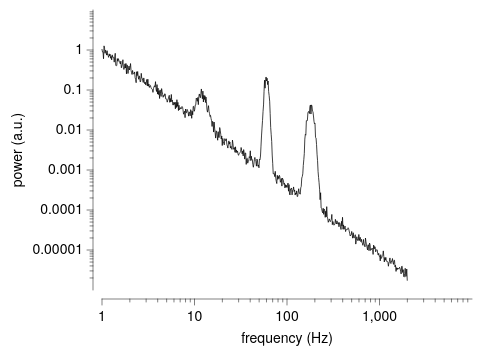

Write the Vega-Lite specification saved for this chart.
### Vega-Lite specification from a JSON file in a GitHub repository (floating-point values rounded to 4 significant figures; data arrays with more than 128 entries replaced by an {"elided": "..."} marker saying what was removed)
{"background": null, "config": {"arc": {"fill": "#DBDBDB", "fillOpacity": 1.0, "innerRadius": 35.0, "padAngle": 0.03, "stroke": "black", "strokeOpacity": 1, "strokeWidth": 0.25}, "area": {"fill": "#DBDBDB", "fillOpacity": 1.0, "stroke": "black", "strokeOpacity": 1, "strokeWidth": 0.25}, "axis": {"domain": true, "domainCap": "round", "domainColor": "black", "domainWidth": 0.25, "grid": false, "gridCap": "round", "gridColor": "#F1F1F1", "gridDash": [0, 0], "gridOpacity": 1.0, "gridWidth": 0.25, "labelColor": "black", "labelFont": "Helvetica Neue", "labelFontSize": 7, "labelFontStyle": "normal", "labelFontWeight": 400, "offset": 4.5, "ticks": true, "tickCap": "round", "tickColor": "black", "tickRound": false, "tickSize": 3, "tickWidth": 0.25, "titleColor": "black", "titleFont": "Helvetica Neue", "titleFontSize": 7, "titleFontStyle": "normal", "titleFontWeight": 400}, "axisX": {"domain": true, "labelAlign": "center", "labelAngle": 0, "labels": true, "ticks": true, "translate": 0}, "axisY": {"domain": true, "labelAlign": "right", "labelAngle": 0, "labels": true, "ticks": true, "translate": 0}, "axisRight": {"domain": true, "labelAlign": "left", "labelAngle": 0, "labels": true, "ticks": true, "translate": 0}, "axisTop": {"domain": true, "labelAlign": "center", "labelAngle": 0, "labels": true, "ticks": true, "translate": 0}, "axisBand": {"tickOffset": 0}, "bar": {"fill": "#DBDBDB", "fillOpacity": 1.0, "stroke": "black", "strokeOpacity": 1, "strokeWidth": 0.25}, "boxplot": {"size": 12.6, "ticks": {"cornerRadius": 0.25, "fill": "black", "opacity": 1, "size": 6.3, "thickness": 0.25}, "box": {"fillOpacity": 1.0, "stroke": "black", "strokeOpacity": 1, "strokeWidth": 0.25}, "median": {"cornerRadius": 0, "fill": "black", "fillOpacity": 1.0, "opacity": 1, "size": 12.6, "thickness": 0.25}, "rule": {"fill": "black", "fillOpacity": 1.0, "size": 14.0, "stroke": "black", "strokeDash": [0, 0], "strokeOpacity": 1, "strokeWidth": 0.25}, "outliers": {"color": "black", "fill": "black", "fillOpacity": 1.0, "size": 0, "stroke": "black", "strokeOpacity": 1, "strokeWidth": 0.25}}, "circle": {"fill": "black", "fillOpacity": 1.0, "size": 0.7, "stroke": null, "strokeOpacity": 1, "strokeWidth": 0.25}, "errorband": {"band": {"fillOpacity": 0.6, "stroke": null, "strokeWidth": 0.25, "strokeOpacity": 1}, "borders": {"opacity": 0, "strokeOpacity": 0.25, "strokeWidth": 1}}, "errorbar": {"opacity": 1, "rule": {"strokeDash": [0, 0], "strokeWidth": 0.25}, "ticks": {"color": "black", "cornerRadius": 0.125, "opacity": 1, "size": 8.4, "thickness": 0.25}, "thickness": 0.25}, "font": "Helvetica Neue", "geoshape": {"fill": "#DBDBDB", "fillOpacity": 1.0, "stroke": "black", "strokeOpacity": 1, "strokeWidth": 0.25}, "header": {"labelColor": "black", "labelFont": "Helvetica Neue", "labelFontSize": 7, "labelFontStyle": "normal", "labelFontWeight": 400, "titleColor": "black", "titleFont": "Helvetica Neue", "titleFontSize": 7, "titleFontStyle": "normal", "titleFontWeight": 400, "titlePadding": 0}, "legend": {"disable": false, "offset": 4.5, "titlePadding": 4, "labelOffset": 2, "gradientLabelOffset": 2, "gradientLength": 70.0, "gradientThickness": 7.0, "gradientOpacity": 1.0, "gradientStrokeColor": "black", "gradientStrokeWidth": 0.25, "labelColor": "black", "labelFont": "Helvetica Neue", "labelFontSize": 7, "labelFontStyle": "normal", "labelFontWeight": 400, "strokeColor": "black", "strokeWidth": 0, "symbolSize": 42, "symbolStrokeColor": "black", "symbolStrokeWidth": 0.25, "titleColor": "black", "titleFont": "Helvetica Neue", "titleFontSize": 7, "titleFontStyle": "normal", "titleFontWeight": 400}, "line": {"color": "black", "stroke": "black", "strokeCap": "round", "strokeDash": [0, 0], "strokeOpacity": 1, "strokeWidth": 0.375}, "point": {"filled": true, "fill": "#DBDBDB", "fillOpacity": 1.0, "size": 7.0, "stroke": "black", "strokeOpacity": 1, "strokeWidth": 0.25}, "range": {"category": ["#C6D9F1", "#F1C9CB", "#FEF0B9", "#CEE37A", "#7AA8E0", "#E589A3", "#FDDD5D", "#68B961", "#4177B1", "#C35082", "#E5C227", "#438156"], "diverging": {"scheme": ["#C35082", "#CE6D94", "#D989A7", "#E2A4BA", "#EABFCE", "#F1DBE2", "#F6F6F6", "#D7E0EB", "#B9CBE0", "#9BB6D5", "#7DA1C9", "#5F8CBD", "#4177B1"]}, "heatmap": {"scheme": ["#32022B", "#43044D", "#4C196E", "#4D338C", "#484DA6", "#3A68BB", "#1D83CA", "#1D9CCB", "#23B5C9", "#28CDC5", "#4DE0B4", "#91EE9F"]}, "ordinal": {"scheme": ["#F1F1F1", "#DBDBDB", "#C6C6C6", "#B2B2B2", "#9D9D9D", "#898989", "#767676", "#636363", "#515151", "#404040", "#2F2F2F", "#1F1F1F"]}, "ramp": {"scheme": ["#32022B", "#43044D", "#4C196E", "#4D338C", "#484DA6", "#3A68BB", "#1D83CA", "#1D9CCB", "#23B5C9", "#28CDC5", "#4DE0B4", "#91EE9F"]}}, "rule": {"color": "black", "stroke": "black", "strokeCap": "round", "strokeDash": [2, 2], "strokeOpacity": 1, "strokeWidth": 0.25}, "scale": {"bandPaddingInner": 0.1, "bandPaddingOuter": 0.1, "round": false}, "rect": {"fill": "#DBDBDB", "fillOpacity": 1.0, "stroke": "black", "strokeOpacity": 1, "strokeWidth": 0.25}, "square": {"fill": "#DBDBDB", "fillOpacity": 1.0, "size": 14.0, "stroke": "black", "strokeOpacity": 1, "strokeWidth": 0.25}, "text": {"color": "black", "font": "Helvetica Neue", "fontSize": 7, "fontStyle": "normal", "fontWeight": 400}, "tick": {"color": "black", "cornerRadius": 0.125, "opacity": 1.0, "size": 12.6, "thickness": 0.25}, "title": {"anchor": "middle", "frame": "group", "color": "black", "font": "Helvetica Neue", "fontSize": 7, "fontStyle": "normal", "fontWeight": 400, "subtitleColor": "black", "subtitleFont": "Helvetica Neue", "subtitleFontSize": "Helvetica Neue", "subtitleFontStyle": "normal", "subtitleFontWeight": 400}, "trail": {"color": "black", "opacity": 1, "size": 0.375}, "view": {"continuousWidth": 185, "continuousHeight": 140, "discreteWidth": 185, "discreteHeight": 140, "fill": null, "stroke": null, "strokeWidth": 0.25}}, "layer": [{"mark": {"type": "line"}, "encoding": {"x": {"axis": {"values": [1, 10, 100, 1000]}, "field": "f", "scale": {"domain": [1, 2000], "nice": false, "type": "log"}, "title": "frequency (Hz)", "type": "quantitative"}, "y": {"axis": {"values": [1e-05, 0.0001, 0.001, 0.01, 0.1, 1]}, "field": "psd", "scale": {"nice": false, "type": "log"}, "title": "power (a.u.)", "type": "quantitative"}}}, {"mark": {"type": "point", "opacity": 0}, "encoding": {"x": {"axis": {"domain": false, "grid": false, "labels": false, "orient": "bottom", "tickSize": 1.5, "ticks": true, "values": [2, 3, 4, 5, 6, 7, 8, 9, 20, 30, 40, 50, 60, 70, 80, 90, 200, 300, 400, 500, 600, 700, 800, 900, 2000, 3000, 4000, 5000, 6000, 7000, 8000, 9000]}, "field": "f", "scale": {"base": 10, "domain": [1, 10000], "type": "log"}, "title": null, "type": "quantitative"}}}, {"mark": {"type": "point", "opacity": 0}, "encoding": {"y": {"axis": {"domain": false, "grid": false, "labels": false, "orient": "left", "tickSize": 1.5, "ticks": true, "values": [2e-06, 3e-06, 4e-06, 5e-06, 6e-06, 7e-06, 8e-06, 9e-06, 2e-05, 3e-05, 4e-05, 5e-05, 6e-05, 7e-05, 8e-05, 9e-05, 0.0002, 0.0003, 0.0004, 0.0005, 0.0006, 0.0007, 0.0008, 0.0009, 0.002, 0.003, 0.004, 0.005, 0.006, 0.007, 0.008, 0.009, 0.02, 0.03, 0.04, 0.05, 0.06, 0.07, 0.08, 0.09, 0.2, 0.3, 0.4, 0.5, 0.6, 0.7, 0.8, 0.9, 2, 3, 4, 5, 6, 7, 8, 9]}, "field": "psd", "scale": {"base": 10, "domain": [1e-06, 10], "type": "log"}, "title": null, "type": "quantitative"}}}], "data": {"name": "data-1a256e6822f450fdc92ee4454c33116e"}, "resolve": {"axis": {"x": "independent", "y": "independent"}}, "$schema": "https://vega.github.io/schema/vega-lite/v6.4.1.json", "datasets": {"data-1a256e6822f450fdc92ee4454c33116e": {"elided": "600 records"}}}
